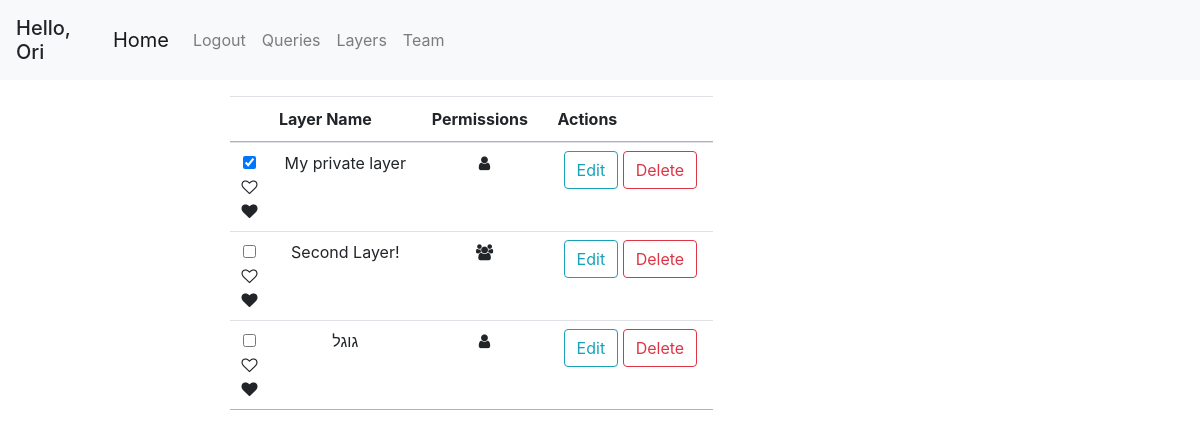
Page /layers (signed in) on the committed database.
### geoportal/models.py (models this page shows, shortened)
class User(db.Model, UserMixin):
    id = db.Column(db.Integer, primary_key=True)
    username = db.Column(db.String(20), unique=True, nullable=False)
    email = db.Column(db.String(120), unique=True, nullable=False)
    first_name = db.Column(db.String(20), nullable=False, default='')
    last_name = db.Column(db.String(20), nullable=False, default='')
    password = db.Column(db.String(60), nullable=False)
    team_id = db.Column(db.Integer, db.ForeignKey('team.id'))
    roles = db.relationship('Role', secondary='user_roles')
    layers = db.relationship('Layer', backref='user', lazy=True)
    queries = db.relationship('Query', backref='user', lazy=True)

class Layer(db.Model):
    id = db.Column(db.Integer, primary_key=True)
    name = db.Column(db.String(100), nullable=False)
    user_id = db.Column(db.Integer, db.ForeignKey('user.id'), nullable=False)
    default_color = db.Column(db.String(20), default='blue')
    only_user = db.Column(db.Boolean, default=True)
    only_team = db.Column(db.Boolean, default=False)
    public = db.Column(db.Boolean, default=False)
    points = db.relationship('Point', backref='layer', lazy=True)
    polygons = db.relationship('Polygon', backref='layer', lazy=True)

### geoportal/mapping/views.py (the view)
@mapping.route('/layers')
@login_required
def get_layers():
    layers = get_allowed_layers()
    return render_template('layers.html', layers=layers, marked_layers=get_favorite_layers())

### geoportal/mapping/utils.py (called while the page is built)
def marked_layers_first(layers):
    return sorted(layers, key=lambda layer: UserMarkedLayer.query.filter(and_(UserMarkedLayer.layer_id == layer.id, UserMarkedLayer.user_id == current_user.id)).first() is not None, reverse=True)

def get_allowed_layers():
    if current_user.is_authenticated:
        layers = Layer.query.all()
        authorized_layers = []
        for layer in layers:
            if (layer.only_team and User.query.get(layer.user_id).team_id == current_user.team_id) or layer.user_id == current_user.id:
                authorized_layers.append(layer)
        layers = authorized_layers
        layers = marked_layers_first(layers)
    else:
        layers = []
    return layers

def get_favorite_layers():
    if current_user.is_authenticated:
        marked_layers = db.session.query(UserMarkedLayer.layer_id).filter_by(user_id=current_user.id).all()
        return [layer[0] for layer in marked_layers]
    return []

### geoportal/models.py (called while the page is built)
@login_manager.user_loader
def load_user(user_id):
    return User.query.get(int(user_id))

### geoportal/templates/layers.html (shortened to what this page needs)
{% extends "base.html" %}
{% block content %}
<div class="col-md-8 mt-3">
    <table class="table table-hover table-condensed dataTable no-footer">
        <thead style="text-align: center">
            <tr>
                <th></th>
                <th>Layer Name</th>
                <th>Permissions</th>
                <th>Actions</th>
            </tr>
        </thead>
        <tbody style="text-align: center">
        {% for layer in layers %}
            <tr id="{{ layer.id }}">
                <td>
                    <div class="pretty p-icon p-toggle p-plain">
                        {% if layer.id in marked_layers %}
                        <input id="mark-{{ layer.id }}" data-name="y" type="checkbox" name="fav-layer-checkbox" class=""/>
                        {% else %}
                        <input id="mark-{{ layer.id }}" data-name="n" type="checkbox" name="fav-layer-checkbox" class=""/>
                        {% endif %}
                        <div class="state p-off">
                            <i class="icon fa fa-heart-o "></i>
                        </div>
                        <div class="state p-on p-info-o">
                            <i class="icon fa fa-heart"></i>
                        </div>
                    </div>
                </td>
                <td>{{ layer.name }}</td>
                <td>
                    {% if layer.only_user %}
                    <span data-name="only-user" class="fa fa-user"></span>
                    {% elif layer.only_team %}
                    <span data-name="share-team" class="fa fa-users"></span>
                    {% else %}
                    <span data-name="public" class="fa fa-globe"></span>
                    {% endif %}
                </td>
                <td>
                    <button class="btn btn-outline-info" onclick="editLayer({{ layer.id }})">Edit</button>
                    <button class="btn btn-outline-danger" onclick="deleteLayer({{ layer.id }})">Delete</button>
                </td>
            </tr>
        {% endfor %}
        </tbody>
    </table>
</div>
{% endblock content %}

### geoportal/templates/base.html (shortened to what this page needs)
<!DOCTYPE html>
<html lang="en">
<head>
    <link rel="stylesheet" href="/static/css/bootstrap.css"/>
    <link rel="stylesheet" href="/static/css/style.css"/>
    <link rel="stylesheet" href="https://unpkg.com/leaflet@1.6.0/dist/leaflet.css"
/>
    <link rel="stylesheet" href="https://cdnjs.cloudflare.com/ajax/libs/leaflet.draw/0.4.2/leaflet.draw.css"/>
    <link rel="stylesheet" href="//cdn.datatables.net/1.10.20/css/jquery.dataTables.min.css">
    <link rel="stylesheet" href="https://cdnjs.cloudflare.com/ajax/libs/font-awesome/4.7.0/css/font-awesome.min.css">
    <link rel="stylesheet" href="https://cdn.jsdelivr.net/npm/pretty-checkbox@3.0/dist/pretty-checkbox.min.css">
    <link rel="stylesheet" href="/static/css/leaflet.contextmenu.css">
</head>
<body>
    <header class="site-header">
        <nav class="navbar navbar-expand-lg navbar-fixed-top navbar-light bg-light">
            {% if current_user.is_authenticated %}
            <h5 class="mt-2">Hello, {{ current_user.first_name }}</h5>
            {% endif %}
            <div class="container">
                <a class="navbar-brand" href="{{ url_for('main.home') }}">Home</a>
                <div class="collapse navbar-collapse" id="navbarSupportedContent">
                    <ul class="navbar-nav mr-auto">
                        {% if current_user.is_authenticated %}
                            <li class="nav-item"><a class="nav-link" href="{{ url_for('users.logout') }}">Logout</a></li>
                            <li class="nav-item"><a class="nav-link" href="{{ url_for('queries.get_queries') }}">Queries</a></li>
                            <li class="nav-item"><a class="nav-link" href="{{ url_for('mapping.get_layers') }}">Layers</a></li>
                            {% if current_user.team_id %}
                                <li class="nav-item"><a class="nav-link" href="{{ url_for('users.team') }}">Team</a></li>
                            {% else %}
                                <li class="nav-item"><a class="nav-link" href="{{ url_for('users.new_team') }}">Create Team</a></li>
                            {% endif %}
                        {% else %}
                            <li class="nav-item"><a class="nav-link" href="{{ url_for('users.login') }}">Login</a></li>
                            <li class="nav-item"><a class="nav-link" href="{{ url_for('users.register') }}">Register</a></li>
                        {% endif %}
                    </ul>
                </div>
            </div>
        </nav>
    </header>
    <div class="container-fluid" id="content">
        <div class="row">
            <div class="col-md-3 col-lg-2 sidebar">
            </div>
            <div class="col-md-6 col-lg-8 main">
                {% block content %}{% endblock %}
            </div>
            <div class="col-md-3 col-lg-2 sidebar" id="right-sidebar">
            </div>
        </div>
    </div>
</body>
</html>

### rows in the picture
User: first_name "Ori"
Layer: name "My private layer", only_user True (drawn)
Layer: name "Second Layer!", only_user False (drawn)
Layer: name "גוגל", only_user True (drawn)
